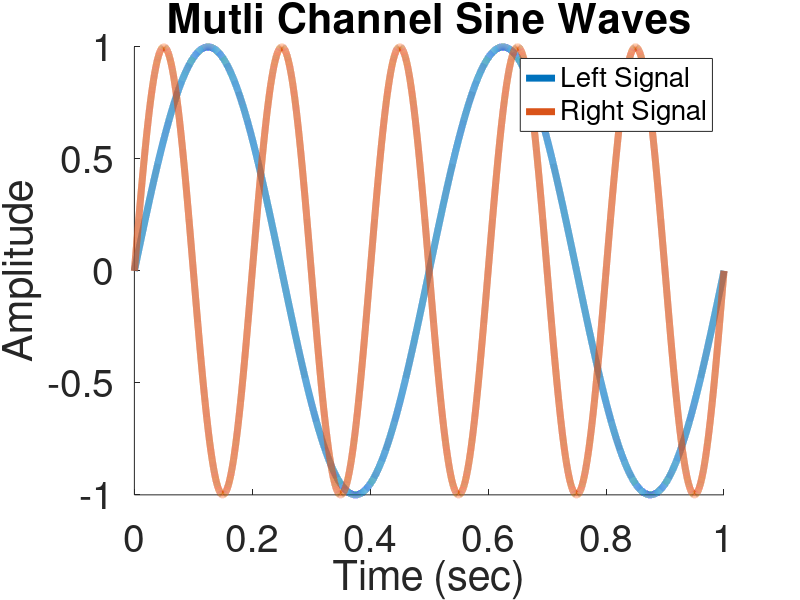

Recreate this plot in MATLAB. (Note: this script raises an error after producing the figure.)
%% The DSP design for a JUCE Ping Pong Delay
%Changable variables:
%   fbGainL -> gain amount for left channel
%   fbGainR -> gain amount for right channel
%   delay -> number of samples to delay by
%   wetGainL -> Left Wet Mix
%   wetGainR -> Right Wet Mix

clear;clc; 
%% Creating a multi channel sine wave
% Allows for prototyping with clear results
Fs = 48000; 
Ts = 1/Fs; 
fl = 2; % Left channel 
fr = 5; % Right channel
t = [0:Ts:1].';
in = [sin(2*pi*fl*t),sin(2*pi*fr*t)]; % Creation of a sine wave channel array

%% Plotting the Original Signal
% For comparsion
figure(1)
hold on
plot(t,in,'LineWidth',5)
set(gca,'FontSize',28);
xlabel('Time (sec)', 'FontSize', 30); ylabel('Amplitude', 'FontSize', 30);
title('Mutli Channel Sine Waves', 'FontSize', 30); legend('Left Signal', 'Right Signal', 'FontSize', 20);
hold off

%% Ping Pong Delay
% Build around a feedback delay
N = length(in);
data = zeros(N,1);
%buffer = [zeros(N,1)';zeros(N,1)'];
buffer = [data, data];
delay = 9; % Number of Samples to Delay by

% Feedback Gains
fbGainL = 0.5;
fbGainR = 0.7;

% Wet Gains
wetGainL = 0.9;
wetGainR = 0.4;

% Output Vector
out = [data, data];

for n = 1:N
    [out(n,1), buffer] = PingPongDelay(in(n,1),buffer,delay,fbGainL);
    [out(n,2), buffer] = PingPongDelay(in(n,2),buffer,delay,fbGainR);

end

for n = 1:N

    out(n,1) = wetGainL.*out(n,1)+in(n,1);
    out(n,2) = wetGainR.*out(n,2)+in(n,2);

end

%% Plotting the Delayed Signal
% For comparsion
figure(2)
hold on
plot(t,in,t,out,'--', 'LineWidth',7)
set(gca,'FontSize',28);
xlabel('Time (sec)', 'FontSize', 30); ylabel('Amplitude', 'FontSize', 30);
title('Ping Pong Delay', 'FontSize', 30); legend('Left Signal', 'Right Signal','Left Delayed Signal','Right Delayed Signal' ,'FontSize', 20);
hold off